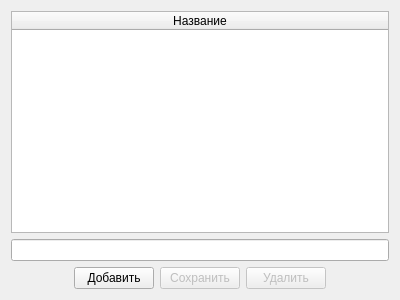
<?xml version="1.0" encoding="UTF-8"?>
<ui version="4.0">
 <class>designerDivisions</class>
 <widget class="QWidget" name="designerDivisions">
  <property name="geometry">
   <rect>
    <x>0</x>
    <y>0</y>
    <width>400</width>
    <height>300</height>
   </rect>
  </property>
  <property name="sizePolicy">
   <sizepolicy hsizetype="Preferred" vsizetype="Preferred">
    <horstretch>0</horstretch>
    <verstretch>0</verstretch>
   </sizepolicy>
  </property>
  <property name="windowTitle">
   <string>Справочник</string>
  </property>
  <layout class="QVBoxLayout" name="verticalLayout">
   <item>
    <widget class="QTableWidget" name="table">
     <property name="selectionMode">
      <enum>QAbstractItemView::SingleSelection</enum>
     </property>
     <property name="selectionBehavior">
      <enum>QAbstractItemView::SelectRows</enum>
     </property>
     <attribute name="horizontalHeaderCascadingSectionResizes">
      <bool>true</bool>
     </attribute>
     <attribute name="horizontalHeaderShowSortIndicator" stdset="0">
      <bool>true</bool>
     </attribute>
     <attribute name="horizontalHeaderStretchLastSection">
      <bool>true</bool>
     </attribute>
     <attribute name="verticalHeaderVisible">
      <bool>false</bool>
     </attribute>
     <attribute name="verticalHeaderCascadingSectionResizes">
      <bool>true</bool>
     </attribute>
     <attribute name="verticalHeaderShowSortIndicator" stdset="0">
      <bool>false</bool>
     </attribute>
     <attribute name="verticalHeaderStretchLastSection">
      <bool>false</bool>
     </attribute>
     <column>
      <property name="text">
       <string>Название</string>
      </property>
     </column>
    </widget>
   </item>
   <item>
    <widget class="QLineEdit" name="leName"/>
   </item>
   <item>
    <layout class="QHBoxLayout" name="horizontalLayout">
     <item>
      <spacer name="horizontalSpacer">
       <property name="orientation">
        <enum>Qt::Horizontal</enum>
       </property>
       <property name="sizeHint" stdset="0">
        <size>
         <width>40</width>
         <height>20</height>
        </size>
       </property>
      </spacer>
     </item>
     <item>
      <widget class="QPushButton" name="btAdd">
       <property name="text">
        <string>Добавить</string>
       </property>
      </widget>
     </item>
     <item>
      <widget class="QPushButton" name="btSave">
       <property name="enabled">
        <bool>false</bool>
       </property>
       <property name="text">
        <string>Сохранить</string>
       </property>
      </widget>
     </item>
     <item>
      <widget class="QPushButton" name="btDelete">
       <property name="enabled">
        <bool>false</bool>
       </property>
       <property name="text">
        <string>Удалить</string>
       </property>
      </widget>
     </item>
     <item>
      <spacer name="horizontalSpacer_2">
       <property name="orientation">
        <enum>Qt::Horizontal</enum>
       </property>
       <property name="sizeHint" stdset="0">
        <size>
         <width>40</width>
         <height>20</height>
        </size>
       </property>
      </spacer>
     </item>
    </layout>
   </item>
  </layout>
 </widget>
 <resources/>
 <connections/>
</ui>
